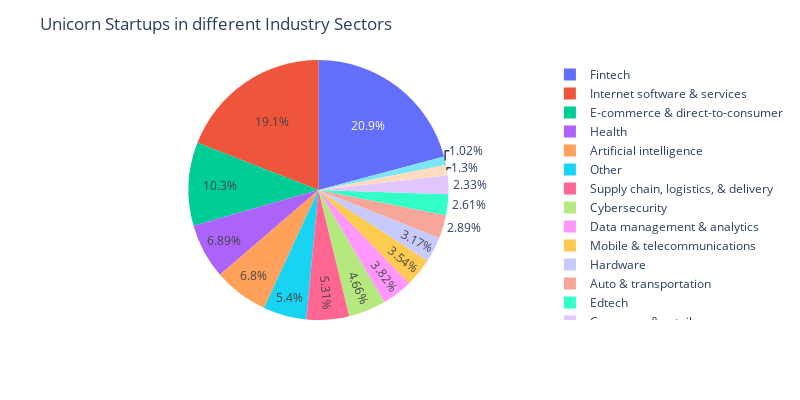

This figure's notebook cell:
### Code cell
### Unicorn Startups in different Industry Sector

fig = px.pie(Unicorn_data, names ='Industry')
fig.update_layout(title="Unicorn Startups in different Industry Sectors",height=400,width=800)
fig.show()

### Figure 1 — Plotly figure (JSON) as saved in the notebook; plotly's stock layout.template omitted (floating-point values rounded to 4 significant figures; data arrays with more than 128 entries replaced by an {"elided": "..."} marker saying what was removed)
{"data": [{"domain": {"x": [0, 1], "y": [0, 1]}, "hovertemplate": "Industry=%{label}<extra></extra>", "labels": {"elided": "1074 str values"}, "legendgroup": "", "name": "", "showlegend": true, "type": "pie"}], "layout": {"height": 400, "legend": {"tracegroupgap": 0}, "margin": {"t": 60}, "title": {"text": "Unicorn Startups in different Industry Sectors"}, "width": 800}}
